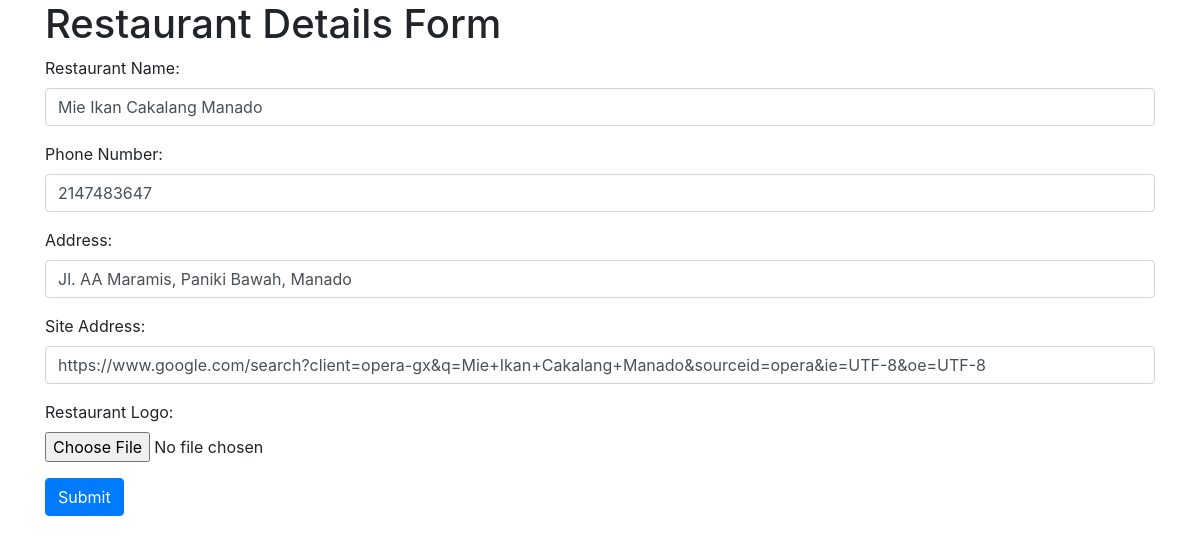
Screenshot of /user/restaurant.php (signed in) with the database file from the repository.
### tables this page shows
CREATE TABLE `restoran` (
  `res_id` int(20) NOT NULL,
  `res_name` varchar(40) NOT NULL,
  `notelp` int(20) NOT NULL,
  `address` varchar(255) NOT NULL,
  `site_address` varchar(255) NOT NULL,
  `res_logo` varchar(255) NOT NULL,
  `user_id` int(11) DEFAULT NULL
);

### config/config.php (called while the page is built, shortened)
<?php
$host = 'localhost';
$user = 'root';
$password = '';
$dbname = 'manacul';
$conn = mysqli_connect($host, $user, $password, $dbname);
function query($query)
{
    global $conn;
    $result = mysqli_query($conn, $query);
    $rows = [];
    while ($row = mysqli_fetch_assoc($result)) {
        $rows[] = $row;
    }
    return $rows;
}

### user/restaurant.php (the view, shortened to what this page needs)
<?php
require_once '../config/config.php';
$id = $_SESSION["user"];
$resto = query("SELECT * FROM restoran WHERE user_id = $id")[0];
?>
<!DOCTYPE html>
<html lang="en">
<head>
  <link rel="stylesheet" type="text/css" href="../css/user2.css" />
  <link rel="stylesheet" type="text/css" href="https://stackpath.bootstrapcdn.com/bootstrap/4.5.2/css/bootstrap.min.css" />
</head>
<body>
  <div class="container">
    <h1>Restaurant Details Form</h1>
    <form id="profileForm" onsubmit="updateResto(event)" method="post" action="" enctype="multipart/form-data">
      <div class="form-group">
        <label for="restaurant_name">Restaurant Name:</label>
        <input type="text" class="form-control" id="res_name" name="res_name" value="<?= $resto["res_name"]; ?>"/>
      </div>
      <div class="form-group">
        <label for="phone_number">Phone Number:</label>
        <input type="number" class="form-control" id="notelp" name="notelp" value="<?= $resto["notelp"]; ?>"/>
      </div>
      <div class="form-group">
        <label for="address">Address:</label>
        <input type="text" class="form-control" id="address" name="address" value="<?= $resto["address"]; ?>"/>
      </div>
      <div class="form-group">
        <label for="site_address">Site Address:</label>
        <input type="text" class="form-control" id="site_address" name="site_address" value="<?= $resto["site_address"]; ?>"/>
      </div>
      <div class="form-group">
        <label for="restaurant_logo">Restaurant Logo:</label>
        <input type="file" class="form-control-file" id="res_logo" name="res_logo">
      </div>
      <button type="submit" class="btn btn-primary" id="updateRes" name="updateRes">Submit</button>
    </form>
  </div>
</body>
</html>

### rows the page displays
restoran: res_name "Mie Ikan Cakalang Manado", notelp "2147483647", address "Jl. AA Maramis, Paniki Bawah, Manado", site_address "https://www.google.com/search?client=opera-gx&q=Mie+Ikan+Cakalang+Manado&sourceid=opera&ie=UTF-8&oe=UTF-8"
